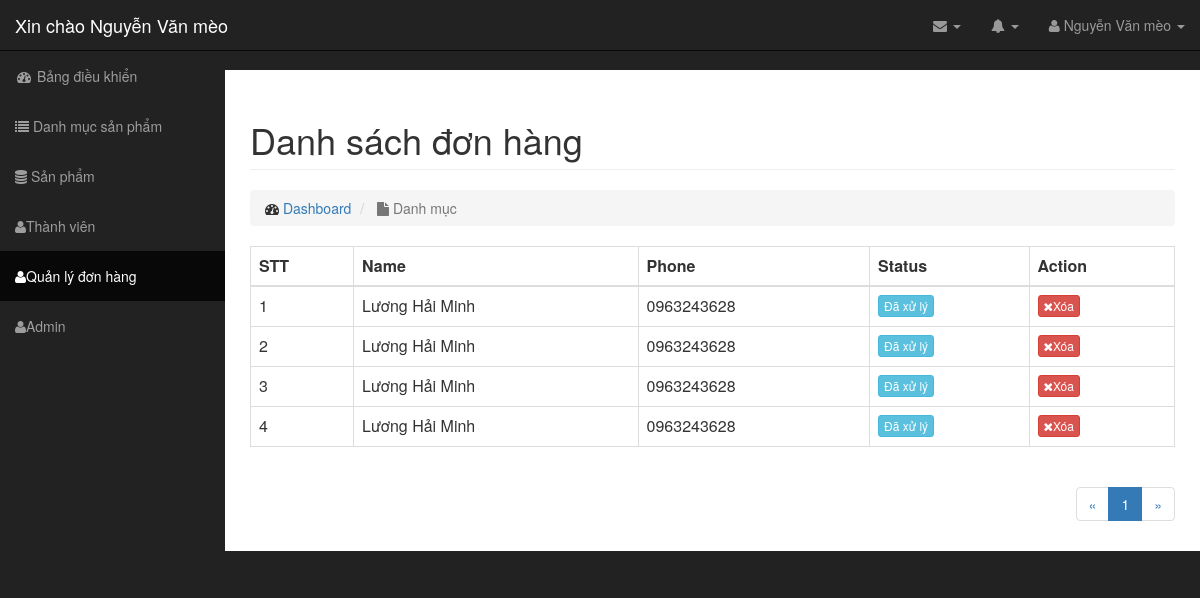
Screenshot of /FshareShop/admin/modules/transaction/index.php (signed in) with the database file from the repository.
### tables this page shows
CREATE TABLE `transaction`  (
  `id` int(100) NOT NULL AUTO_INCREMENT,
  `amount` int(100) DEFAULT NULL,
  `users_id` int(100) DEFAULT NULL,
  `status` tinyint(100) DEFAULT 0,
  `note` text,
  `created_at` timestamp(0) DEFAULT CURRENT_TIMESTAMP,
  `updated_at` timestamp(0) DEFAULT CURRENT_TIMESTAMP ON UPDATE CURRENT_TIMESTAMP(0),
  PRIMARY KEY (`id`) USING BTREE
);

CREATE TABLE `users`  (
  `id` int(11) NOT NULL AUTO_INCREMENT,
  `name` varchar(100) DEFAULT NULL,
  `email` varchar(100) DEFAULT NULL,
  `phone` char(15) DEFAULT NULL,
  `address` varchar(100) DEFAULT NULL,
  `password` varchar(50) DEFAULT NULL,
  `avatar` varchar(100) DEFAULT NULL,
  `status` tinyint(4) DEFAULT 1,
  `token` varchar(50) DEFAULT NULL,
  `created_at` timestamp(0) DEFAULT NULL,
  `update_at` timestamp(0) DEFAULT NULL ON UPDATE CURRENT_TIMESTAMP(0),
  PRIMARY KEY (`id`) USING BTREE
);

### FshareShop/libraries/Database.php (called while the page is built, shortened)
<?php
    class Database
    {
        public $link;
        public function __construct()
        {
            $this->link = mysqli_connect("localhost","root","","fshareshop") or die ();
            mysqli_set_charset($this->link,"utf8");
        }
        public function countTable($table)
        {
            $sql = "SELECT id FROM  {$table}";
            $result = mysqli_query($this->link, $sql) or die("Lỗi Truy Vấn countTable----" .mysqli_error($this->link));
            $num = mysqli_num_rows($result);
            return $num;
        }
         public  function fetchJone($table,$sql ,$page = 0,$row ,$pagi = false )
        {
            $data = [];
            if ($pagi == true )
            {
                $total = $this->countTable($table);
                $sotrang = ceil($total / $row);
                $start = ($page - 1 ) * $row ;
                $sql .= " LIMIT $start,$row";
                $data = [ "page" => $sotrang];
                $result = mysqli_query($this->link,$sql) or die("Lỗi truy vấn fetchJone ---- " .mysqli_error($this->link));
            }
            else
            {
                $result = mysqli_query($this->link,$sql) or die("Lỗi truy vấn fetchJone ---- " .mysqli_error($this->link));
            }
            if( $result)
            {
                while ($num = mysqli_fetch_assoc($result))
                {
                    $data[] = $num;
                }
            }
            return $data;
        }
    }
?>

### FshareShop/admin/autoload/autoload.php (called while the page is built, shortened)
<?php
	require_once __DIR__. "/../../libraries/Database.php";
	$db= new Database;
?>

### FshareShop/admin/modules/transaction/index.php (the view, shortened to what this page needs)
<?php
    require_once __DIR__. "/../../autoload/autoload.php";
   if(isset($_GET['page'])){
      $p=$_GET['page'];
   }
   else {
    $p=1;
   }
   $sql = "SELECT transaction.* , users.name as nameuser , users.phone as phoneuser FROM transaction LEFT JOIN users ON users.id = transaction.users_id ORDER BY ID DESC " ;
   $transaction = $db->fetchJone('transaction',$sql,$p,10,true);
   if(isset($transaction['page'])){
    $sotrang = $transaction['page'];
    unset($transaction['page']);
   }
?>
<?php
 require_once __DIR__. "/../../layouts/header.php";
?>
 <div class="row">
    <div class="col-lg-12">
        <h1 class="page-header">
          Danh sách đơn hàng
         </h1>
        <ol class="breadcrumb">
           <li>
            <i class="fa fa-dashboard"></i>  <a href="index.html">Dashboard</a>
            </li>
           <li class="active">
            <i class="fa fa-file"></i> Danh mục
           </li>
        </ol>
    </div>
 </div>
<div class="row">
  <div class="col-md-12">
  	<div class="table-responsive">
    <table class="table table-bordered table-hover">
        <thead>
            <tr>
                <th>STT</th>
                <th>Name</th>
                <th>Phone</th>
                <th>Status</th>
                <th>Action</th>
            </tr>
        </thead>
        <tbody>
           <?php $stt=1; foreach ($transaction as $item): ?>
           	<tr>
                <td><?php echo $stt ?></td>
                <td><?php echo $item['nameuser'] ?></td>
                <td><?php echo $item['phoneuser'] ?></td>
                <td>
                  <a href="status.php?id=<?php echo $item['id'] ?>" class="btn btn-xs <?php echo $item['status'] == 0 ? 'btn-danger' : 'btn-info'  ?>"><?php echo $item['status'] == 0 ? 'Chưa xử lý' : 'Đã xử lý' ?></a>
                </td>
                <td>
					         <a class="btn btn-xs btn-danger" href="delete.php?id=<?php echo $item['id'] ?>"><i class="fa fa-times"></i>Xóa</a>
                </td>
            </tr>
           <?php $stt++; endforeach ?>
        </tbody>
    </table>
<div class="pull-right">
 <nav aria-label="Page navigation">
  <ul class="pagination">
  	<li>
  		<a href="#" aria-label="Previous" >
  			<span aria-hidden="true">&laquo;</span>
  		</a>
  	</li>
    <?php for( $i=1 ; $i <= $sotrang ; $i++): ?>
      <?php
        if(isset($_GET['page'])){
          $p= $_GET['page'];
        }
        else {
          $p=1;
        }
      ?>
      <li class="<?php echo ($i==$p) ? 'active' : '' ?>">
        <a href="?page=<?php echo $i ;?>"><?php echo $i; ?></a>
      </li>
    <?php endfor; ?>
    <li>
  		<a href="#" aria-label="Next" >
  			<span aria-hidden="true">&raquo;</span>
  		</a>
  	</li>
  </ul>
</nav>
</div>
	</div>
  </div>
</div>
<?php
require_once __DIR__. "/../../layouts/footer.php";
?>

### FshareShop/public/admin/css/sb-admin.css (style rules this page uses)
body { margin-top: 100px; background-color: #222; }
@media (min-width:768px) { body { margin-top: 50px; } }

### rows the page displays
transaction: users.name "Lương Hải Minh", users.phone "0963243628", status "Đã xử lý"
transaction: users.name "Lương Hải Minh", users.phone "0963243628", status "Đã xử lý"
transaction: users.name "Lương Hải Minh", users.phone "0963243628", status "Đã xử lý"
transaction: users.name "Lương Hải Minh", users.phone "0963243628", status "Đã xử lý"

### other values shown
$_SESSION['admin_name'] "Nguyễn Văn mèo"
